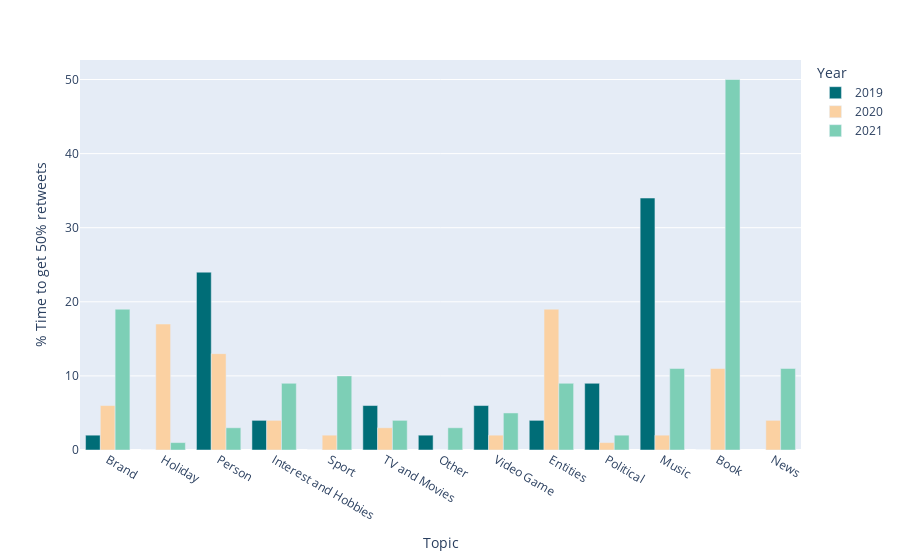

The notebook cell saved with this chart:
### Code cell
fig = px.bar(df_retweeters_chars_10, x="Topic", y='% Time to get 50% retweets', color="Year", barmode="group", color_discrete_sequence=palette,
             category_orders={"Topic": topics_categories,
                              'year': df['year'].unique()})
fig.show()

### Figure 1 — Plotly figure (JSON) as saved in the notebook; plotly's stock layout.template omitted (floating-point values rounded to 4 significant figures)
{"data": [{"alignmentgroup": "True", "hovertemplate": "Year=2019<br>Topic=%{x}<br>% Time to get 50% retweets=%{y}<extra></extra>", "legendgroup": "2019", "marker": {"color": "#006D77", "pattern": {"shape": ""}}, "name": "2019", "offsetgroup": "2019", "orientation": "v", "showlegend": true, "textposition": "auto", "x": ["Brand", "Holiday", "Person", "Interest and Hobbies", "Sport", "TV and Movies", "Other", "Video Game", "Entities", "Political", "Music", "Book"], "xaxis": "x", "y": [2.0, 0.0, 24.0, 4.0, 0.0, 6.0, 2.0, 6.0, 4.0, 9.0, 34.0, 0.0], "yaxis": "y", "type": "bar"}, {"alignmentgroup": "True", "hovertemplate": "Year=2020<br>Topic=%{x}<br>% Time to get 50% retweets=%{y}<extra></extra>", "legendgroup": "2020", "marker": {"color": "#FBD1A2", "pattern": {"shape": ""}}, "name": "2020", "offsetgroup": "2020", "orientation": "v", "showlegend": true, "textposition": "auto", "x": ["Brand", "Holiday", "Person", "Interest and Hobbies", "Sport", "TV and Movies", "Other", "Video Game", "Entities", "Political", "Music", "Book", "News"], "xaxis": "x", "y": [6.0, 17.0, 13.0, 4.0, 2.0, 3.0, 0.0, 2.0, 19.0, 1.0, 2.0, 11.0, 4.0], "yaxis": "y", "type": "bar"}, {"alignmentgroup": "True", "hovertemplate": "Year=2021<br>Topic=%{x}<br>% Time to get 50% retweets=%{y}<extra></extra>", "legendgroup": "2021", "marker": {"color": "#7DCFB6", "pattern": {"shape": ""}}, "name": "2021", "offsetgroup": "2021", "orientation": "v", "showlegend": true, "textposition": "auto", "x": ["Brand", "Holiday", "Person", "Interest and Hobbies", "Sport", "TV and Movies", "Other", "Video Game", "Entities", "Political", "Music", "Book", "News"], "xaxis": "x", "y": [19.0, 1.0, 3.0, 9.0, 10.0, 4.0, 3.0, 5.0, 9.0, 2.0, 11.0, 50.0, 11.0], "yaxis": "y", "type": "bar"}], "layout": {"xaxis": {"anchor": "y", "domain": [0.0, 1.0], "title": {"text": "Topic"}, "categoryorder": "array", "categoryarray": ["Brand", "Holiday", "Person", "Interest and Hobbies", "Sport", "TV and Movies", "Other", "Video Game", "Entities", "Political", "Music", "Book", "News"]}, "yaxis": {"anchor": "x", "domain": [0.0, 1.0], "title": {"text": "% Time to get 50% retweets"}}, "legend": {"title": {"text": "Year"}, "tracegroupgap": 0}, "margin": {"t": 60}, "barmode": "group"}}
